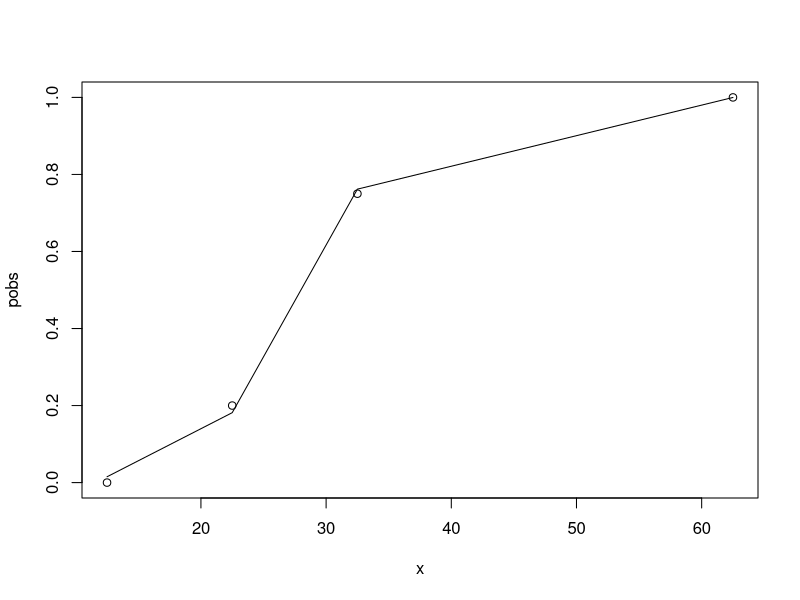
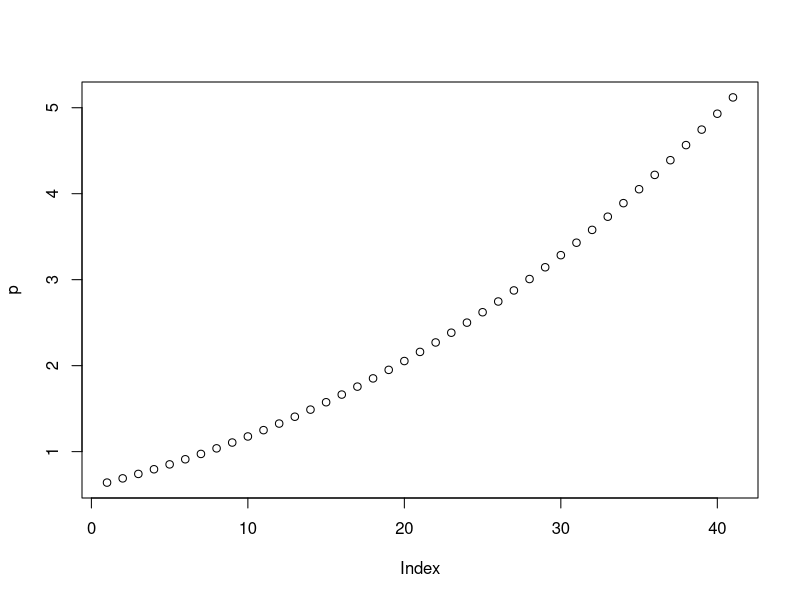
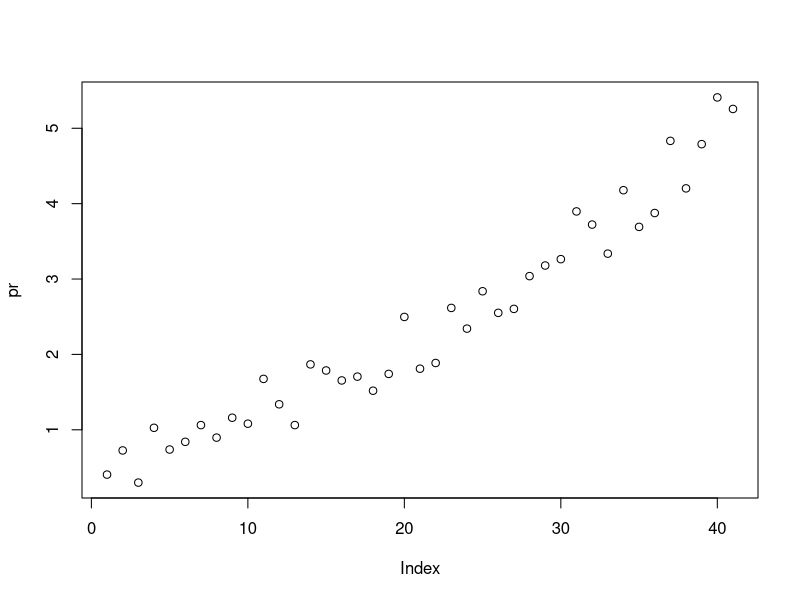
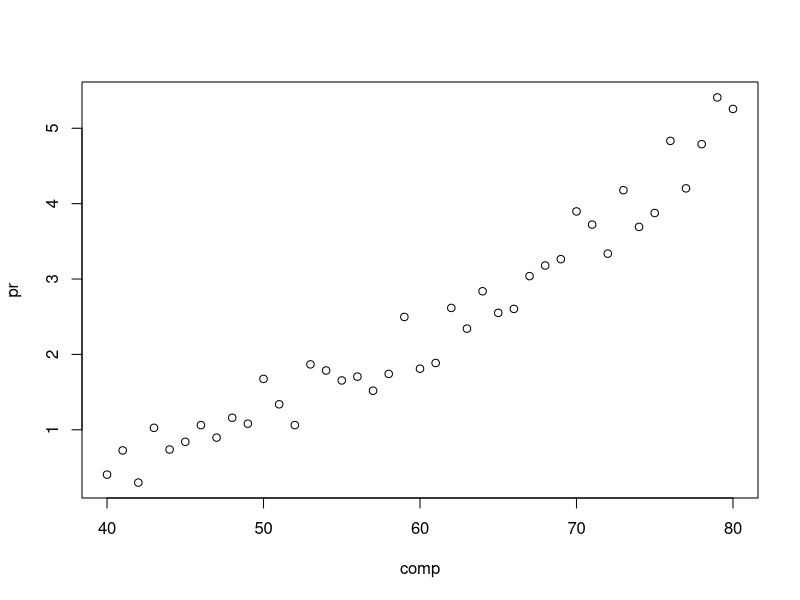

The R script that drew these images, in order:
#1.1

total <- c(3,5,4,5)
maturas <- c(0,1,3,5)

x <- c((10+15)/2,(20+25)/2,(30+35)/2,(60+65)/2)

pobs <- maturas / total

b0 <- 1.1630
b1 <- 0.2669

p <- exp(b0 + b1*(x - 32.5))/(1 + exp(b0 + b1*(x - 32.5)))

plot(x, pobs)
lines(x,p)


# 1.2
apha <- 0.00001
b <- 3

#comp <- seq(40, 80, by=1)
comp <- 40:80

p <- apha*comp^b

plot(p)

erro <- rnorm(length(comp), 0, 0.25)

pr <- apha * comp^b + erro
plot(pr)

#1.3
modelo <- lm(log(pr)~log(comp))

names(modelo)

apha.est <- exp(coef(modelo)[1])
b.est <- exp(coef(modelo)[2])

c(apha, apha.est, b, b.est)

ppred <- apha.est * comp^b.est

plot(comp,pr)
lines(comp,ppred)
